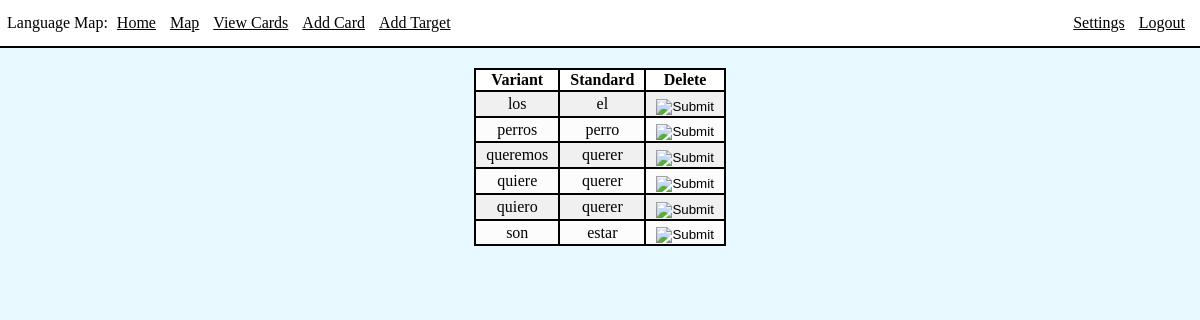
/variants (signed in), run on an earlier commit of the app's database.
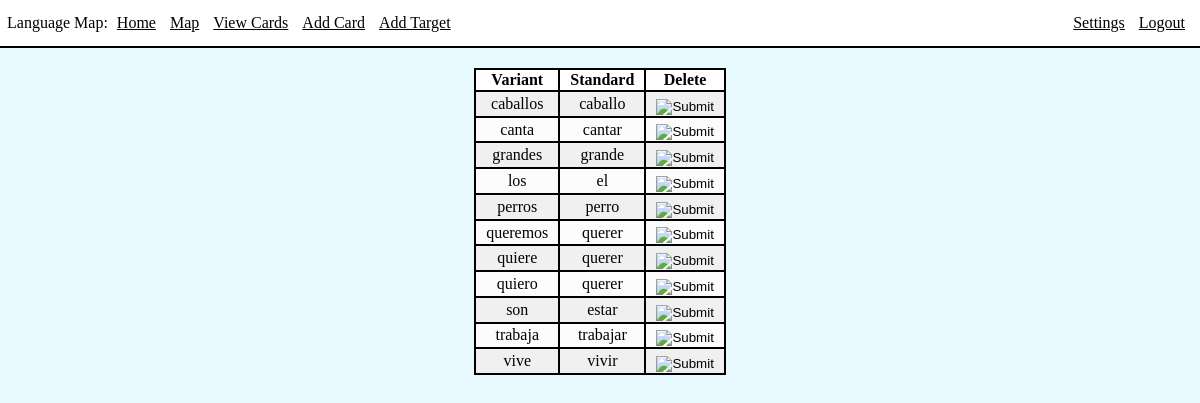
And on a later commit of the database.
### app/models.py (models this page shows, shortened)
class Variant(db.Model):
    id = db.Column(db.Integer, primary_key=True)
    word = db.Column(db.String(20), index=True)
    card_id = db.Column(db.Integer, db.ForeignKey('card.id'))

class Card(db.Model):
    id = db.Column(db.Integer, primary_key=True)
    word = db.Column(db.String(64), index=True, unique=True)
    translation = db.Column(db.String(1000), index=True)
    variants = db.relationship("Variant", backref='card', lazy=True)

### app/routes.py (the view)
@app.route('/variants', methods=['GET', 'POST'])
@login_required
def variants():
    variants = Variant.query.filter().order_by(Variant.word)
    return render_template('variants.html', title='Manage Variants', variants=variants)

### app/models.py (called while the page is built)
@login.user_loader
def load_user(id):
    return User.query.get(int(id))

### app/templates/variants.html
{% extends 'base.html' %}
{% block content %}
    <div class="int">
        <table>
            <thead>
                <th>Variant</th>
                <th>Standard</th>
                <th>Delete</th>
            </thead>
            <tbody>
            {% for variant in variants %}
            <tr>
                <td>{{ variant.word }}</td>
                <td>{{ variant.card.word }}</td>
                <td>
                    <form action="{{ url_for('deleteVariant', variantID=variant.id) }}" method="POST">
                        <input type="image" class="btnimg" src="../static/images/delete.png">
                    </form>
                </td>
            </tr>
            {% endfor %}
            </tbody>
        </table>
    </div>
{% endblock %}

What changed in the data, as far as the page shows it:
added Variant: word "caballos", card.word "caballo"
added Variant: word "canta", card.word "cantar"
added Variant: word "grandes", card.word "grande"
added Variant: word "trabaja", card.word "trabajar"
added Variant: word "vive", card.word "vivir"
